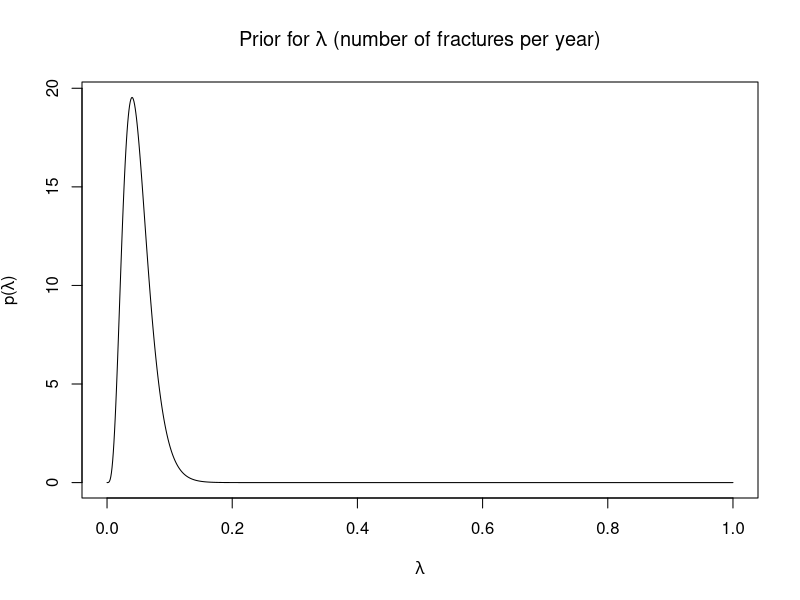
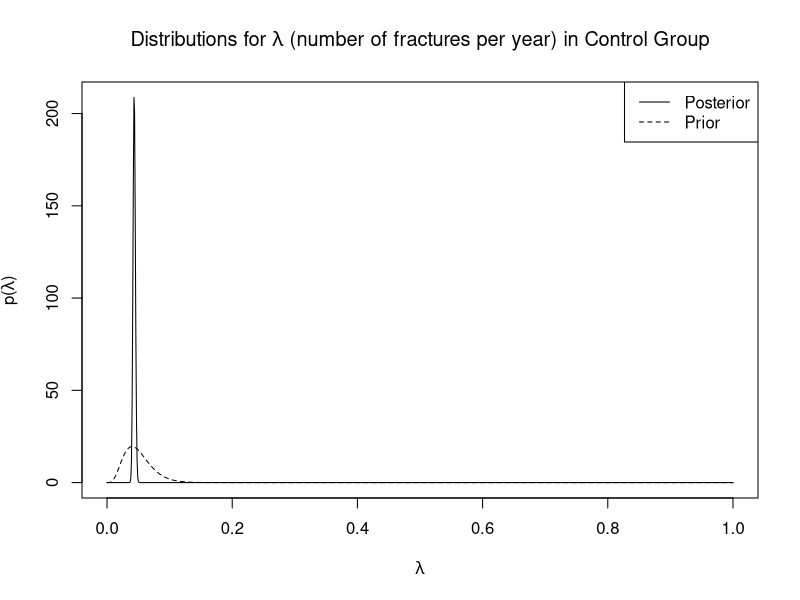
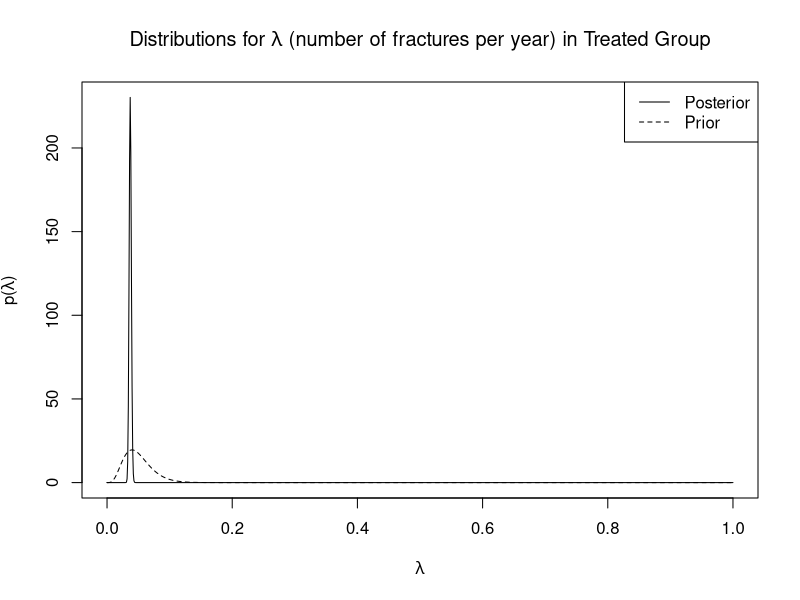
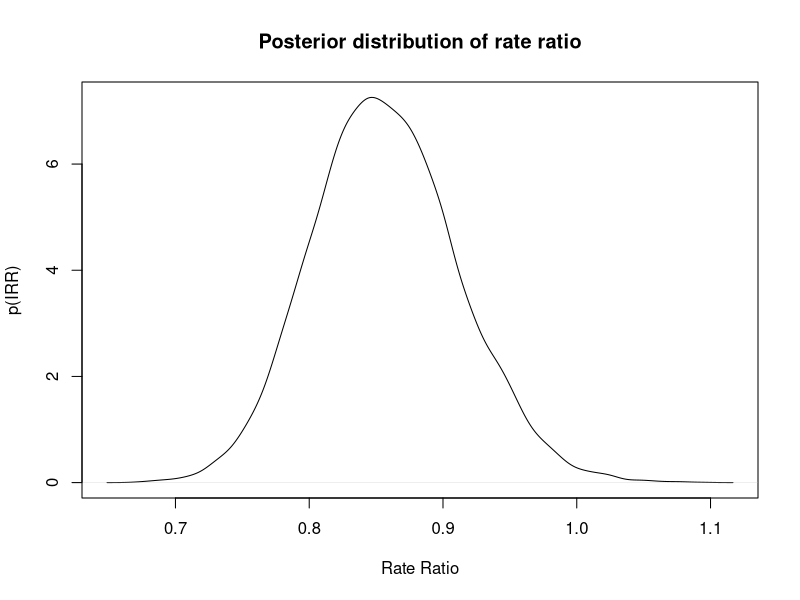

Here is the R script that generated these plots, in order:
## ---- chunk 1

knitr::opts_chunk$set(echo = TRUE)

## ---- chunk 2
library(foreign)
data.FIT <- read.dta("FITglm.dta")
## ---- chunk 3
# Obtain the treatment indicator for subsetting:
treat <- data.FIT$trt01

# Obtain the total number of fractures per treatment group:
n.frac.0 <- sum(data.FIT$numnosp[treat==0])
n.frac.1 <- sum(data.FIT$numnosp[treat==1])

# Obtain the total person-time (person-years) per treatment group:
PT.0 <- sum(data.FIT$trialyrs[treat==0])
PT.1 <- sum(data.FIT$trialyrs[treat==1])
## ---- chunk 4
# Among control group:
n.frac.0/PT.0

# Among treated group:
n.frac.1/PT.1
## ---- chunk 5
alpha <- 5
beta <- 100

lambda <- seq(0,1,.001) # Create a grid ranging from 0-1 in steps of 0.001
prior.lambda <- dgamma(lambda,alpha,beta) 
plot(lambda, prior.lambda, type="l", ylab=expression(paste("p(",lambda,")")),
      xlab=expression(lambda), main=expression(paste("Prior for ", lambda, 
                                             " (number of fractures per year)")))

## ---- chunk 6
pgamma(7/100, alpha, beta) - pgamma(2/100, alpha,beta)
## ---- chunk 7
integrate(function(x) dgamma(x, alpha, beta), 2/100, 7/100)
## ---- chunk 8
# Specify the parameters from the posterior:
alpha.star.0 <- alpha + n.frac.0
beta.star.0 <- beta + PT.0
     
alpha.star.1 <- alpha + n.frac.1
beta.star.1 <- beta + PT.1

# Generate posterior densities over the range of lambda:
posterior.lambda.0 <- dgamma(lambda, alpha.star.0, beta.star.0) 
posterior.lambda.1 <- dgamma(lambda, alpha.star.1, beta.star.1) 

# Plot:
plot(lambda, posterior.lambda.0, type="l", ylab=expression(paste("p(",lambda,")")),
      xlab=expression(lambda), main=expression(paste("Distributions for ", lambda, 
          " (number of fractures per year) in Control Group")))
lines(lambda, prior.lambda, lty="dashed")
legend("topright",legend=c("Posterior","Prior"), lty=c(1,2))

plot(lambda, posterior.lambda.1, type="l", ylab=expression(paste("p(",lambda,")")),
      xlab=expression(lambda), main=expression(paste("Distributions for ", lambda, 
          " (number of fractures per year) in Treated Group")))
lines(lambda, prior.lambda, lty="dashed")
legend("topright",legend=c("Posterior","Prior"), lty=c(1,2))

## ---- chunk 9
# In control:
alpha.star.0/beta.star.0

# In treated:
alpha.star.1/beta.star.1
## ---- chunk 10
# Control:
pgamma(7/100, alpha.star.0, beta.star.0) - pgamma(2/100, alpha.star.0,beta.star.0)

# Treated:
pgamma(7/100, alpha.star.1, beta.star.1) - pgamma(2/100, alpha.star.1,beta.star.1)
## ---- chunk 11
# Control:
qgamma(c(0.025, 0.975), alpha.star.0, beta.star.0)

# Treated:
qgamma(c(0.025, 0.975), alpha.star.1, beta.star.1)
## ---- chunk 12
N.sim <- 10000 # 10,000 samples

set.seed(123)

# Randomly sample from posterior rate in controls:
lambda.0 <- rgamma(N.sim, alpha.star.0, beta.star.0)

# Randomly sample from posterior rate in treated:
lambda.1 <- rgamma(N.sim, alpha.star.1, beta.star.1)
## ---- chunk 13
rr <- lambda.1/lambda.0

plot(density(rr), xlab="Rate Ratio",ylab="p(IRR)",
     main="Posterior distribution of rate ratio",
     lty=1)

round(mean(rr),2)
round(quantile(rr, c(0.5, 0.025,  0.975)),2)

## ---- chunk 14
fit.glm <- glm(numnosp ~ trt01 + offset(log(trialyrs)), family=poisson, 
               data=data.FIT)
IRR.pois <- exp(coef(fit.glm))
CI.IRR.pois <- exp(confint.default(fit.glm))
round(cbind(IRR.pois, CI.IRR.pois),2)[2,]
## ---- chunk 15
mean(lambda.1/lambda.0 < 1)
mean(lambda.1 - lambda.0 < 0)
## ---- chunk 16
mean(lambda.1/lambda.0 < .80)
